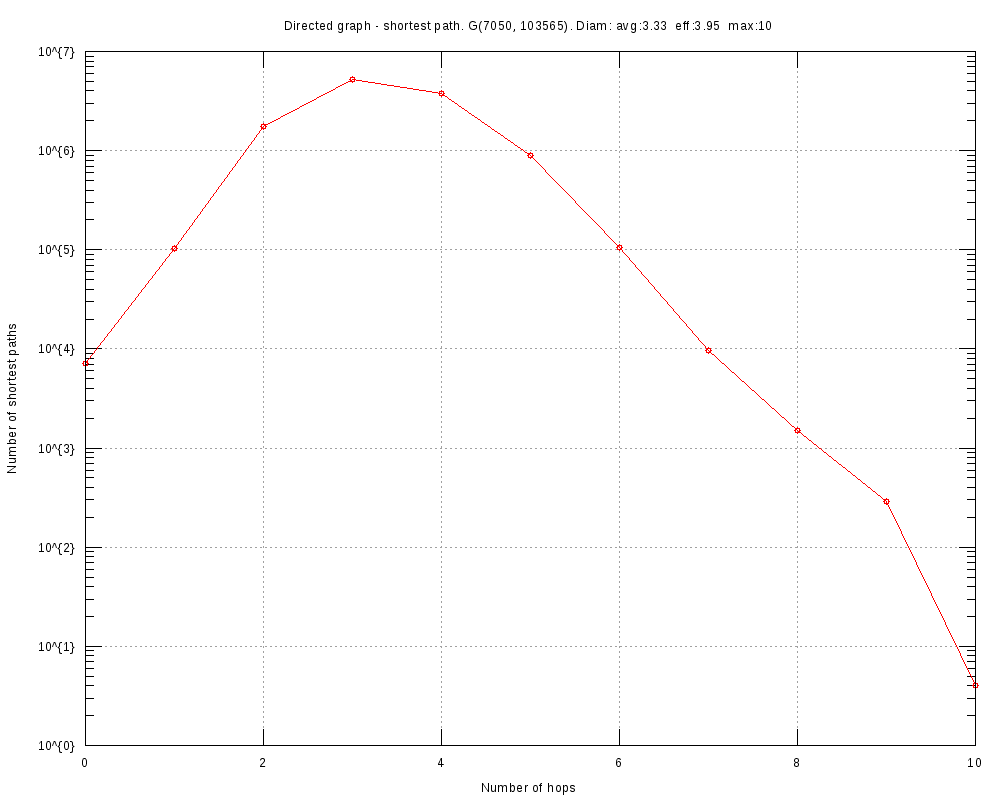

This figure's gnuplot source:
#
# Directed graph - shortest path. G(7050, 103565). Diam: avg:3.33  eff:3.95  max:10 (Thu Oct 26 13:44:08 2017)
#

set title "Directed graph - shortest path. G(7050, 103565). Diam: avg:3.33  eff:3.95  max:10"
set key bottom right
set logscale y 10
set format y "10^{%L}"
set mytics 10
set grid
set xlabel "Number of hops"
set ylabel "Number of shortest paths"
set tics scale 2
set terminal png font arial 10 size 1000,800
set output 'diam.GRQ.png'
plot 	"diam.GRQ.tab" using 1:2 title "" with linespoints pt 6
